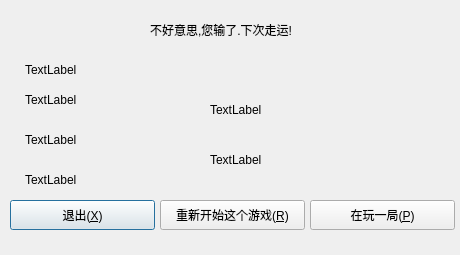
<?xml version="1.0" encoding="UTF-8"?>
<ui version="4.0">
 <class>ResultDialog</class>
 <widget class="QDialog" name="ResultDialog">
  <property name="geometry">
   <rect>
    <x>0</x>
    <y>0</y>
    <width>460</width>
    <height>255</height>
   </rect>
  </property>
  <property name="windowTitle">
   <string>Dialog</string>
  </property>
  <widget class="QLabel" name="label">
   <property name="geometry">
    <rect>
     <x>150</x>
     <y>20</y>
     <width>151</width>
     <height>20</height>
    </rect>
   </property>
   <property name="text">
    <string>不好意思,您输了.下次走运!</string>
   </property>
  </widget>
  <widget class="QLabel" name="playTimeLabel">
   <property name="geometry">
    <rect>
     <x>25</x>
     <y>60</y>
     <width>65</width>
     <height>20</height>
    </rect>
   </property>
   <property name="text">
    <string>TextLabel</string>
   </property>
  </widget>
  <widget class="QLabel" name="bestTimeLabel">
   <property name="geometry">
    <rect>
     <x>25</x>
     <y>90</y>
     <width>100</width>
     <height>20</height>
    </rect>
   </property>
   <property name="text">
    <string>TextLabel</string>
   </property>
  </widget>
  <widget class="QLabel" name="countPlayLabel">
   <property name="geometry">
    <rect>
     <x>25</x>
     <y>130</y>
     <width>80</width>
     <height>20</height>
    </rect>
   </property>
   <property name="text">
    <string>TextLabel</string>
   </property>
  </widget>
  <widget class="QLabel" name="countWinLabel">
   <property name="geometry">
    <rect>
     <x>25</x>
     <y>170</y>
     <width>80</width>
     <height>20</height>
    </rect>
   </property>
   <property name="text">
    <string>TextLabel</string>
   </property>
  </widget>
  <widget class="QLabel" name="dateLabel">
   <property name="geometry">
    <rect>
     <x>210</x>
     <y>100</y>
     <width>100</width>
     <height>20</height>
    </rect>
   </property>
   <property name="text">
    <string>TextLabel</string>
   </property>
  </widget>
  <widget class="QLabel" name="gameInfoLabel">
   <property name="geometry">
    <rect>
     <x>210</x>
     <y>150</y>
     <width>100</width>
     <height>20</height>
    </rect>
   </property>
   <property name="text">
    <string>TextLabel</string>
   </property>
  </widget>
  <widget class="QPushButton" name="exitButton">
   <property name="geometry">
    <rect>
     <x>10</x>
     <y>200</y>
     <width>145</width>
     <height>30</height>
    </rect>
   </property>
   <property name="text">
    <string>退出(&amp;X)</string>
   </property>
  </widget>
  <widget class="QPushButton" name="resetGameButton">
   <property name="geometry">
    <rect>
     <x>160</x>
     <y>200</y>
     <width>145</width>
     <height>30</height>
    </rect>
   </property>
   <property name="text">
    <string>重新开始这个游戏(&amp;R)</string>
   </property>
  </widget>
  <widget class="QPushButton" name="againButton">
   <property name="geometry">
    <rect>
     <x>310</x>
     <y>200</y>
     <width>145</width>
     <height>30</height>
    </rect>
   </property>
   <property name="text">
    <string>在玩一局(&amp;P)</string>
   </property>
  </widget>
 </widget>
 <resources/>
 <connections/>
</ui>
